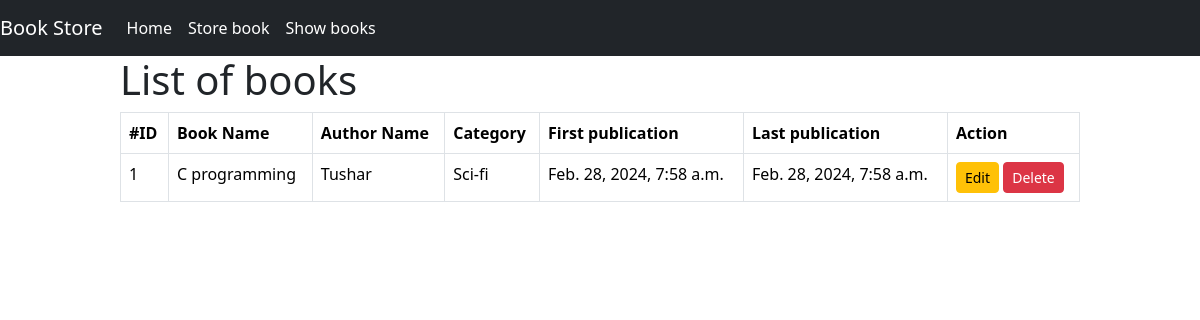
The app's page /book_details/1, older data.
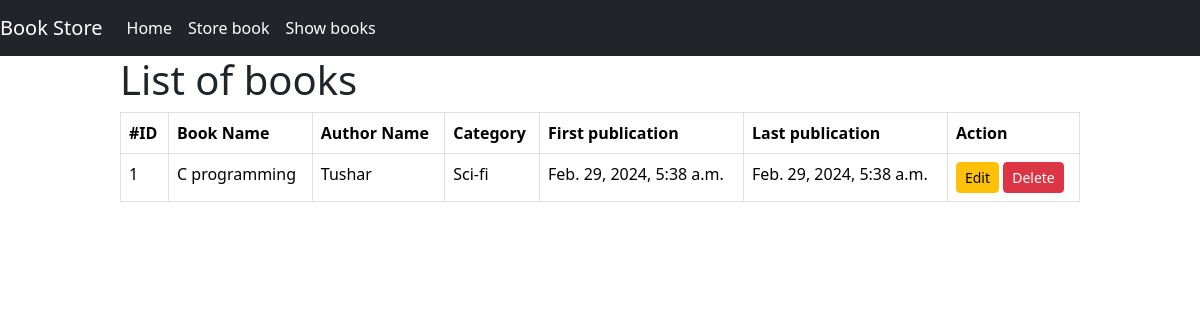
The same page, newer data.
### book/models.py (models this page shows)
class BookStoreModel(models.Model):
      CATEGORY = (
                        ('Mystery','Mystery'),
                        ('Thriller', 'Thriller'),
                        ('Sci-fi', 'Sci-fi'),
                        ('Humor', 'Humor'),
                        ('Horror','Horror'),
      )
      id = models.IntegerField(primary_key=True)
      book_name = models.CharField(max_length=30)
      author =models.CharField(max_length=30)
      category = models.CharField(max_length=30, choices=CATEGORY)
      first_pub = models.DateTimeField(auto_now_add=True)
      last_pub = models.DateTimeField(auto_now=True)

### book/views.py (the view)
# urls.py: path('book_details/<int:id>',views.BookDetailView.as_view(),name='book_details'),
class BookDetailView(DetailView):
      model = BookStoreModel
      template_name ='book_details.html'
      context_object_name = 'item'
      pk_url_kwarg ='id'

### book/templates/book_details.html
{% extends 'base.html' %}
{% block content%}
<div style="width:80%; margin:auto;">
      <h1>List of books </h1>
<table class="table table-bordered">
      <thead>
        <tr>
          <th scope="col">#ID</th>
          <th scope="col">Book Name</th>
          <th scope="col">Author Name</th>
          <th scope="col">Category</th>
          <th scope="col">First publication</th>
          <th scope="col">Last publication</th>
          <th scope="col">Action</th>
        </tr>
      </thead>
      <tbody>
            <tr>
                  <td>{{item.id}}</td>
                  <td>{{item.book_name}}</td>
                   <td>{{item.author}}</td>
                  <td>{{item.category}}</td>
                  <td>{{item.first_pub}}</td>
                  <td>{{item.last_pub}}</td>
                  <td><a href="{% url 'edit_book' pk=item.id %}" class='btn btn-warning btn-sm'>Edit</a> <a href="{% url 'delete_book' pk=item.id %}" class='btn btn-danger btn-sm'>Delete</a></td>
                </tr>
      </tbody>
    </table>
    {% endblock %}

Row changes from the older to the newer data that the page shows:
changed BookStoreModel "C programming": first_pub "Feb. 28, 2024, 7:58 a.m." → "Feb. 29, 2024, 5:38 a.m."; last_pub "Feb. 28, 2024, 7:58 a.m." → "Feb. 29, 2024, 5:38 a.m."
